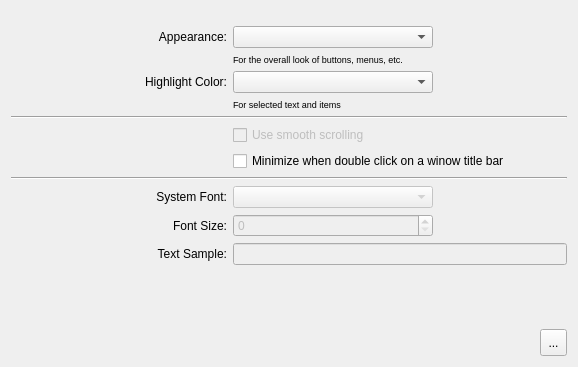
<ui version="4.0" >
 <class>appearanceFrm</class>
 <widget class="QWidget" name="appearanceFrm" >
  <property name="geometry" >
   <rect>
    <x>0</x>
    <y>0</y>
    <width>578</width>
    <height>367</height>
   </rect>
  </property>
  <property name="windowTitle" >
   <string>Form</string>
  </property>
  <layout class="QGridLayout" name="gridLayout" >
   <property name="topMargin" >
    <number>26</number>
   </property>
   <item row="0" column="0" >
    <spacer name="horizontalSpacer_2" >
     <property name="orientation" >
      <enum>Qt::Horizontal</enum>
     </property>
     <property name="sizeHint" stdset="0" >
      <size>
       <width>115</width>
       <height>20</height>
      </size>
     </property>
    </spacer>
   </item>
   <item row="0" column="1" >
    <widget class="QLabel" name="label" >
     <property name="text" >
      <string>Appearance:</string>
     </property>
     <property name="alignment" >
      <set>Qt::AlignRight|Qt::AlignTrailing|Qt::AlignVCenter</set>
     </property>
    </widget>
   </item>
   <item row="0" column="2" >
    <widget class="QComboBox" name="styleCb" >
     <property name="enabled" >
      <bool>true</bool>
     </property>
    </widget>
   </item>
   <item row="0" column="3" >
    <spacer name="horizontalSpacer_3" >
     <property name="orientation" >
      <enum>Qt::Horizontal</enum>
     </property>
     <property name="sizeHint" stdset="0" >
      <size>
       <width>128</width>
       <height>20</height>
      </size>
     </property>
    </spacer>
   </item>
   <item row="1" column="2" colspan="2" >
    <widget class="QLabel" name="label_3" >
     <property name="font" >
      <font>
       <pointsize>7</pointsize>
      </font>
     </property>
     <property name="text" >
      <string>For the overall look of buttons, menus, etc.</string>
     </property>
    </widget>
   </item>
   <item row="2" column="1" >
    <widget class="QLabel" name="label_2" >
     <property name="text" >
      <string>Highlight Color:</string>
     </property>
     <property name="alignment" >
      <set>Qt::AlignRight|Qt::AlignTrailing|Qt::AlignVCenter</set>
     </property>
    </widget>
   </item>
   <item row="2" column="2" >
    <widget class="QComboBox" name="colorCb" >
     <property name="autoFillBackground" >
      <bool>false</bool>
     </property>
     <property name="editable" >
      <bool>false</bool>
     </property>
     <property name="frame" >
      <bool>true</bool>
     </property>
    </widget>
   </item>
   <item row="3" column="2" colspan="2" >
    <widget class="QLabel" name="label_4" >
     <property name="font" >
      <font>
       <pointsize>7</pointsize>
      </font>
     </property>
     <property name="text" >
      <string>For selected text and items</string>
     </property>
    </widget>
   </item>
   <item row="4" column="0" colspan="4" >
    <widget class="Line" name="line" >
     <property name="orientation" >
      <enum>Qt::Horizontal</enum>
     </property>
    </widget>
   </item>
   <item row="5" column="2" >
    <widget class="QCheckBox" name="checkBox_2" >
     <property name="enabled" >
      <bool>false</bool>
     </property>
     <property name="text" >
      <string>Use smooth scrolling</string>
     </property>
    </widget>
   </item>
   <item row="6" column="2" colspan="2" >
    <widget class="QCheckBox" name="minimizeDblClickChk" >
     <property name="enabled" >
      <bool>true</bool>
     </property>
     <property name="text" >
      <string>Minimize when double click on a winow title bar</string>
     </property>
    </widget>
   </item>
   <item row="7" column="0" colspan="4" >
    <widget class="Line" name="line_2" >
     <property name="orientation" >
      <enum>Qt::Horizontal</enum>
     </property>
    </widget>
   </item>
   <item row="8" column="1" >
    <widget class="QLabel" name="label_5" >
     <property name="text" >
      <string>System Font:</string>
     </property>
     <property name="alignment" >
      <set>Qt::AlignRight|Qt::AlignTrailing|Qt::AlignVCenter</set>
     </property>
    </widget>
   </item>
   <item row="8" column="2" >
    <widget class="QComboBox" name="comboBox_3" >
     <property name="enabled" >
      <bool>false</bool>
     </property>
     <property name="minimumSize" >
      <size>
       <width>200</width>
       <height>0</height>
      </size>
     </property>
    </widget>
   </item>
   <item row="9" column="1" >
    <widget class="QLabel" name="label_6" >
     <property name="text" >
      <string>Font Size:</string>
     </property>
     <property name="alignment" >
      <set>Qt::AlignRight|Qt::AlignTrailing|Qt::AlignVCenter</set>
     </property>
    </widget>
   </item>
   <item row="9" column="2" >
    <widget class="QSpinBox" name="spinBox" >
     <property name="enabled" >
      <bool>false</bool>
     </property>
    </widget>
   </item>
   <item row="10" column="1" >
    <widget class="QLabel" name="label_7" >
     <property name="text" >
      <string>Text Sample:</string>
     </property>
     <property name="alignment" >
      <set>Qt::AlignRight|Qt::AlignTrailing|Qt::AlignVCenter</set>
     </property>
    </widget>
   </item>
   <item row="10" column="2" colspan="2" >
    <widget class="QLineEdit" name="lineEdit" >
     <property name="enabled" >
      <bool>false</bool>
     </property>
     <property name="minimumSize" >
      <size>
       <width>300</width>
       <height>0</height>
      </size>
     </property>
    </widget>
   </item>
   <item row="11" column="2" >
    <spacer name="verticalSpacer" >
     <property name="orientation" >
      <enum>Qt::Vertical</enum>
     </property>
     <property name="sizeHint" stdset="0" >
      <size>
       <width>20</width>
       <height>18</height>
      </size>
     </property>
    </spacer>
   </item>
   <item row="12" column="0" colspan="4" >
    <layout class="QHBoxLayout" name="horizontalLayout" >
     <item>
      <spacer name="horizontalSpacer" >
       <property name="orientation" >
        <enum>Qt::Horizontal</enum>
       </property>
       <property name="sizeHint" stdset="0" >
        <size>
         <width>518</width>
         <height>20</height>
        </size>
       </property>
      </spacer>
     </item>
     <item>
      <widget class="QToolButton" name="helpBtn" >
       <property name="minimumSize" >
        <size>
         <width>27</width>
         <height>27</height>
        </size>
       </property>
       <property name="maximumSize" >
        <size>
         <width>27</width>
         <height>27</height>
        </size>
       </property>
       <property name="text" >
        <string>...</string>
       </property>
       <property name="icon" >
        <iconset resource="../syspref.qrc" >
         <normaloff>:/icons/tool/question.png</normaloff>:/icons/tool/question.png</iconset>
       </property>
       <property name="iconSize" >
        <size>
         <width>12</width>
         <height>12</height>
        </size>
       </property>
      </widget>
     </item>
    </layout>
   </item>
  </layout>
 </widget>
 <resources>
  <include location="../syspref.qrc" />
 </resources>
 <connections/>
</ui>
